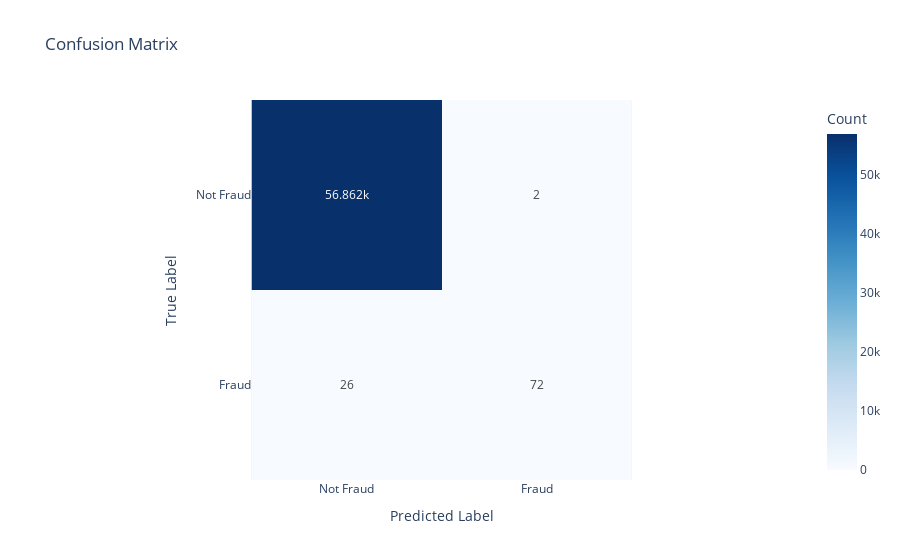

Notebook code cell kept with this figure:
### Code cell
dropped = ['Amount', 'Time']
X_train_drop = X_train.drop(columns=dropped)
X_test_drop = X_test.drop(columns=dropped)

model.fit(X_train_drop, y_train)
y_pred = model.predict(X_test_drop)

print(classification_report(y_test, y_pred))
px.imshow(confusion_matrix(y_test, y_pred),
    labels=dict(x="Predicted Label", y="True Label", color="Count"),
    x=["Not Fraud", "Fraud"],
    y=["Not Fraud", "Fraud"],
    title="Confusion Matrix",
    text_auto=True,
    color_continuous_scale='Blues'
).show()

### Figure 1 — Plotly figure (JSON) as saved in the notebook; plotly's stock layout.template omitted (floating-point values rounded to 4 significant figures)
{"data": [{"coloraxis": "coloraxis", "hovertemplate": "Predicted Label: %{x}<br>True Label: %{y}<br>Count: %{z}<extra></extra>", "name": "0", "texttemplate": "%{z}", "type": "heatmap", "x": ["Not Fraud", "Fraud"], "xaxis": "x", "y": ["Not Fraud", "Fraud"], "yaxis": "y", "z": [[56862, 2], [26, 72]]}], "layout": {"coloraxis": {"colorbar": {"title": {"text": "Count"}}, "colorscale": [[0, "rgb(247,251,255)"], [0.125, "rgb(222,235,247)"], [0.25, "rgb(198,219,239)"], [0.375, "rgb(158,202,225)"], [0.5, "rgb(107,174,214)"], [0.625, "rgb(66,146,198)"], [0.75, "rgb(33,113,181)"], [0.875, "rgb(8,81,156)"], [1, "rgb(8,48,107)"]]}, "title": {"text": "Confusion Matrix"}, "xaxis": {"anchor": "y", "constrain": "domain", "domain": [0, 1], "scaleanchor": "y", "title": {"text": "Predicted Label"}}, "yaxis": {"anchor": "x", "autorange": "reversed", "constrain": "domain", "domain": [0, 1], "title": {"text": "True Label"}}}}
